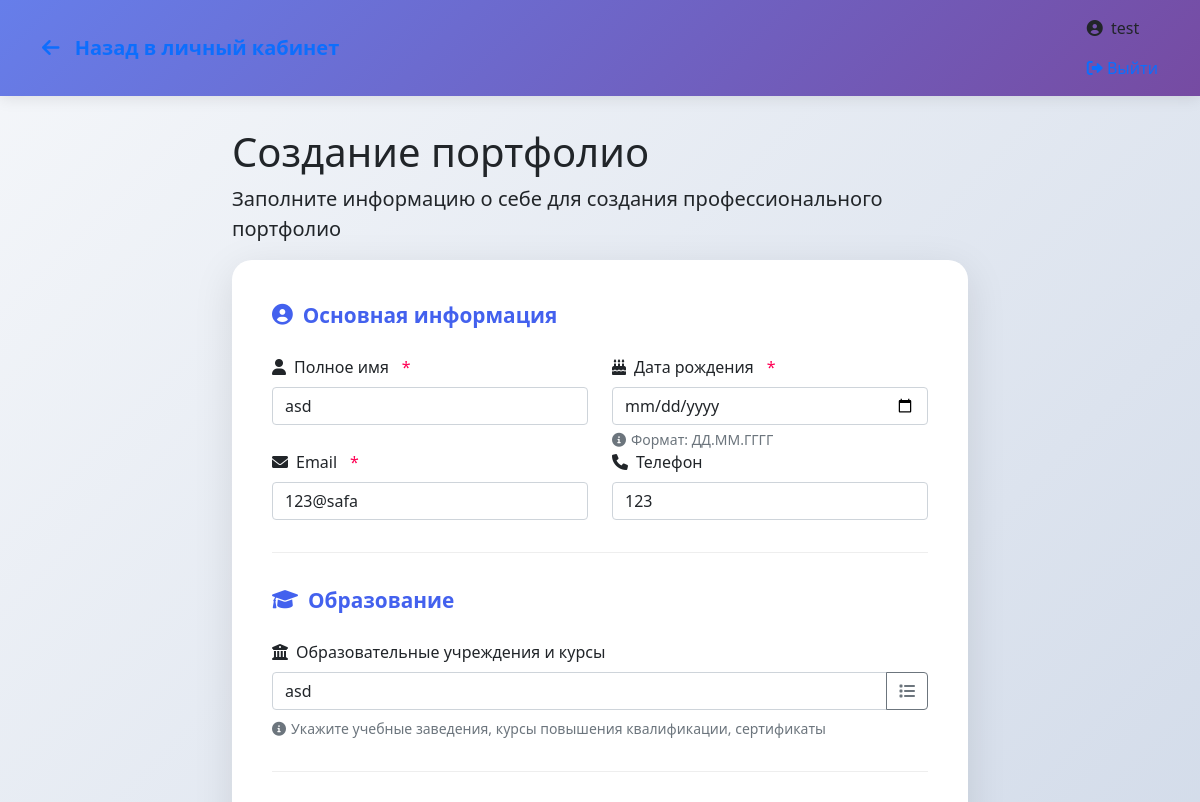
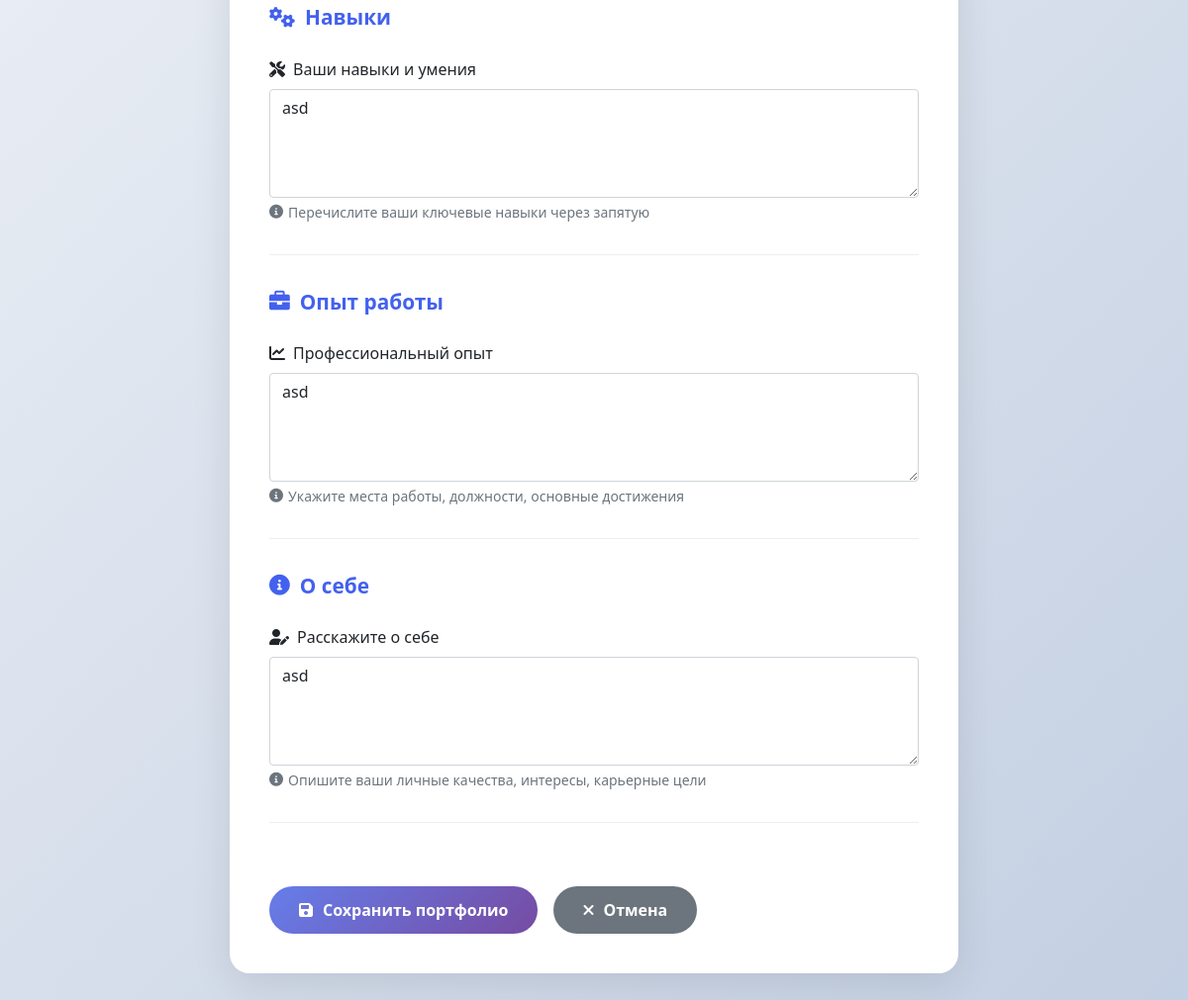
The app's page /user/create_portfolio (signed in) with its own data (2 pictures, top to bottom).
### tables this page shows
CREATE TABLE user_profiles (
        id INTEGER PRIMARY KEY AUTOINCREMENT,
        user_id INTEGER,
        full_name TEXT,
        email TEXT,
        phone TEXT,
        bio TEXT,
        skills TEXT,
        experience TEXT,
        education TEXT,
        is_completed BOOLEAN DEFAULT FALSE, birth_date TEXT,
        FOREIGN KEY (user_id) REFERENCES users (id)
    );

### main.py (the view)
@app.route('/user/create_portfolio')
def create_portfolio():
    if 'username' not in session:
        return redirect('/login')
    try:
        connection = get_db_connection()
        profile = connection.execute('''
            SELECT * FROM user_profiles
            WHERE user_id = ?
        '''.strip(), (session['user_id'],)).fetchone()
        connection.close()
    except Exception as e:
        print(f"Ошибка получения профиля: {e}")
        profile = None
    education_suggestions = [
        "Московский государственный университет",
        "Санкт-Петербургский государственный университет",
        "Высшая школа экономики",
        "Московский физико-технический институт",
        "Новосибирский государственный университет",
        "Московский государственный технический университет",
        "Уральский федеральный университет",
        "Казанский федеральный университет",
        "Томский государственный университет",
        "Российский университет дружбы народов"
    ]
    return render_template('create_portfolio.html',
                         username=session['username'],
                         profile=profile,
                         education_suggestions=education_suggestions)

### main.py (called while the page is built)
def get_db_connection():
    conn = sqlite3.connect('users.db')
    conn.row_factory = sqlite3.Row
    return conn

### templates/create_portfolio.html (shortened to what this page needs)
<!DOCTYPE html>
<html lang="ru">
<head>
    <link href="{{ url_for('static', filename='css/style.css') }}" rel="stylesheet">
    <link href="https://cdn.jsdelivr.net/npm/bootstrap@5.1.3/dist/css/bootstrap.min.css" rel="stylesheet">
    <link rel="stylesheet" href="https://cdnjs.cloudflare.com/ajax/libs/font-awesome/6.0.0/css/all.min.css">
</head>
<body class="form-fullpage">
    <nav class="navbar">
        <div class="container">
            <a class="navbar-brand" href="/user">
                <i class="fas fa-arrow-left"></i>
                <span>Назад в личный кабинет</span>
            </a>
            <div class="navbar-nav">
                <span class="navbar-text me-3">
                    <i class="fas fa-user-circle me-1"></i> {{ username }}
                </span>
                <a class="nav-link" href="/logout">
                    <i class="fas fa-sign-out-alt"></i> Выйти
                </a>
            </div>
        </div>
    </nav>
    <div class="form-container">
        <div class="page-header fade-in">
            <h1>Создание портфолио</h1>
            <p class="lead">Заполните информацию о себе для создания профессионального портфолио</p>
        </div>
        <div class="form-card fade-in">
            <form method="POST" action="/user/save_portfolio" id="portfolioForm">
                <div class="form-section">
                    <div class="section-header">
                        <i class="fas fa-user-circle"></i>
                        Основная информация
                    </div>
                    <div class="row">
                        <div class="col-md-6">
                            <div class="form-group">
                                <label class="form-label required">
                                    <i class="fas fa-user"></i>
                                    Полное имя
                                </label>
                                <input type="text"
                                       class="form-control"
                                       id="full_name"
                                       name="full_name"
                                       value="{{ profile.full_name if profile else '' }}"
                                       required
                                       placeholder="Введите ваше полное имя">
                            </div>
                        </div>
                        <div class="col-md-6">
                            <div class="form-group">
                                <label class="form-label required">
                                    <i class="fas fa-birthday-cake"></i>
                                    Дата рождения
                                </label>
                                <input type="date"
                                       class="form-control"
                                       id="birth_date"
                                       name="birth_date"
                                       value="{{ profile.birth_date if profile else '' }}"
                                       required>
                                <div class="form-text">
                                    <i class="fas fa-info-circle"></i>
                                    Формат: ДД.ММ.ГГГГ
                                </div>
                            </div>
                        </div>
                    </div>
                    <div class="row">
                        <div class="col-md-6">
                            <div class="form-group">
                                <label class="form-label required">
                                    <i class="fas fa-envelope"></i>
                                    Email
                                </label>
                                <input type="email"
                                       class="form-control"
                                       id="email"
                                       name="email"
                                       value="{{ profile.email if profile else '' }}"
                                       required
                                       placeholder="example@email.com">
                            </div>
                        </div>
                        <div class="col-md-6">
                            <div class="form-group">
                                <label class="form-label">
                                    <i class="fas fa-phone"></i>
                                    Телефон
                                </label>
                                <input type="tel"
                                       class="form-control"
                                       id="phone"
                                       name="phone"
                                       value="{{ profile.phone if profile else '' }}"
                                       placeholder="+7 (XXX) XXX-XX-XX">
                            </div>
                        </div>
                    </div>
                </div>
                <div class="form-section">
                    <div class="section-header">
                        <i class="fas fa-graduation-cap"></i>
                        Образование
                    </div>
                    <div class="form-group">
                        <label class="form-label">
                            <i class="fas fa-university"></i>
                            Образовательные учреждения и курсы
                        </label>
                        <div class="input-group mb-2">
                            <input type="text"
                                  class="form-control"
                                  id="education"
                                  name="education"
                                  value="{{ profile.education if profile else '' }}"
                                  placeholder="Начните вводить название учебного заведения...">
                            <button class="btn btn-outline-secondary" type="button" id="educationSuggestBtn">
                                <i class="fas fa-list"></i>
                            </button>
                        </div>
                        <div class="form-text">
                            <i class="fas fa-info-circle"></i>
                            Укажите учебные заведения, курсы повышения квалификации, сертификаты
                        </div>
                    </div>
                </div>
                <div class="form-section">
                    <div class="section-header">
                        <i class="fas fa-cogs"></i>
                        Навыки
                    </div>
                    <div class="form-group">
                        <label class="form-label">
                            <i class="fas fa-tools"></i>
                            Ваши навыки и умения
                        </label>
                        <textarea class="form-control"
                                  id="skills"
                                  name="skills"
                                  rows="4"
                                  placeholder="Опишите ваши профессиональные навыки, умения, технологии...">{{ profile.skills if profile else '' }}</textarea>
                        <div class="form-text">
                            <i class="fas fa-info-circle"></i>
                            Перечислите ваши ключевые навыки через запятую
                        </div>
                    </div>
                </div>
                <div class="form-section">
                    <div class="section-header">
                        <i class="fas fa-briefcase"></i>
                        Опыт работы
                    </div>
                    <div class="form-group">
                        <label class="form-label">
                            <i class="fas fa-chart-line"></i>
                            Профессиональный опыт
                        </label>
                        <textarea class="form-control"
                                  id="experience"
                                  name="experience"
                                  rows="4"
                                  placeholder="Опишите ваш профессиональный опыт, должности, проекты...">{{ profile.experience if profile else '' }}</textarea>
                        <div class="form-text">
                            <i class="fas fa-info-circle"></i>
                            Укажите места работы, должности, основные достижения
                        </div>
                    </div>
                </div>
                <div class="form-section">
                    <div class="section-header">
                        <i class="fas fa-info-circle"></i>
                        О себе
                    </div>
                    <div class="form-group">
                        <label class="form-label">
                            <i class="fas fa-user-edit"></i>
                            Расскажите о себе
                        </label>
                        <textarea class="form-control"
                                  id="bio"
                                  name="bio"
                                  rows="4"
                                  placeholder="Расскажите о себе, ваших интересах, целях, личных качествах...">{{ profile.bio if profile else '' }}</textarea>
                        <div class="form-text">
                            <i class="fas fa-info-circle"></i>
                            Опишите ваши личные качества, интересы, карьерные цели
                        </div>
                    </div>
                </div>
                <div class="btn-group">
                    <button type="submit" class="btn-submit">
                        <i class="fas fa-save"></i>
                        Сохранить портфолио
                    </button>
                    <a href="/user" class="btn-cancel">
                        <i class="fas fa-times"></i>
                        Отмена
                    </a>
                </div>
            </form>
        </div>
    </div>
</body>
</html>

### static/css/style.css (style rules this page uses)
:root { --primary: #4361ee; --secondary: #3a0ca3; --success: #4cc9f0; --warning: #f72585; --danger: #ff0054; --light: #f8f9fa; --dark: #212529; --gradient-primary: linear-gradient(135deg, #667eea 0%, #764ba2 100%); --gradient-success: linear-gradient(135deg, #28a745 0%, #20c997 100%); --gradient-warning: linear-gradient(135deg, #ffc107 0%, #fd7e14 100%); }
* { margin: 0; padding: 0; box-sizing: border-box; }
body { font-family: 'Segoe UI', Tahoma, Geneva, Verdana, sans-serif; line-height: 1.6; color: var(--dark); }
.navbar { background: var(--gradient-primary); box-shadow: 0 2px 15px rgba(0, 0, 0, 0.1); }
.navbar-brand { font-weight: 600; font-size: 1.2rem; }
.navbar-brand i { margin-right: 10px; }
.btn { border-radius: 50px; padding: 12px 30px; font-weight: 600; transition: all 0.3s ease; border: none; }
.form-fullpage { background: linear-gradient(135deg, #f5f7fa 0%, #c3cfe2 100%); min-height: 100vh; }
.form-container { max-width: 800px; margin: 0 auto; padding: 2rem; }
.form-card { background: white; border-radius: 20px; padding: 2.5rem; box-shadow: 0 10px 40px rgba(0, 0, 0, 0.1); animation: slideUp 0.6s ease-out; }
.form-section { margin-bottom: 2rem; padding-bottom: 2rem; border-bottom: 1px solid #eee; }
.section-header { font-size: 1.3rem; font-weight: 600; margin-bottom: 1.5rem; color: var(--primary); display: flex; align-items: center; gap: 10px; }
.form-label { font-weight: 500; margin-bottom: 0.5rem; display: flex; align-items: center; gap: 8px; }
.form-label.required::after { content: "*"; color: var(--danger); margin-left: 5px; }
.form-control { border: 2px solid #e9ecef; border-radius: 10px; padding: 12px 15px; transition: all 0.3s ease; }
.form-text { font-size: 0.875rem; color: #6c757d; margin-top: 0.5rem; display: flex; align-items: center; gap: 5px; }
.btn-group { display: flex; gap: 1rem; margin-top: 2rem; justify-content: center; flex-wrap: wrap; }
.btn-submit { background: var(--gradient-primary); color: white; border: none; padding: 12px 30px; border-radius: 50px; font-weight: 600; cursor: pointer; transition: all 0.3s ease; display: flex; align-items: center; gap: 10px; }
.btn-cancel { background: #6c757d; color: white; border: none; padding: 12px 30px; border-radius: 50px; font-weight: 600; text-decoration: none; transition: all 0.3s ease; display: flex; align-items: center; gap: 10px; }
.fade-in { opacity: 0; transform: translateY(20px); animation: slideUp 0.6s ease-out forwards; }

### records on screen
user_profiles: full_name "asd", email "123@safa", phone "123", education "asd", skills "asd", experience "asd", bio "asd"

### other values on screen
{{ username }} "test"
